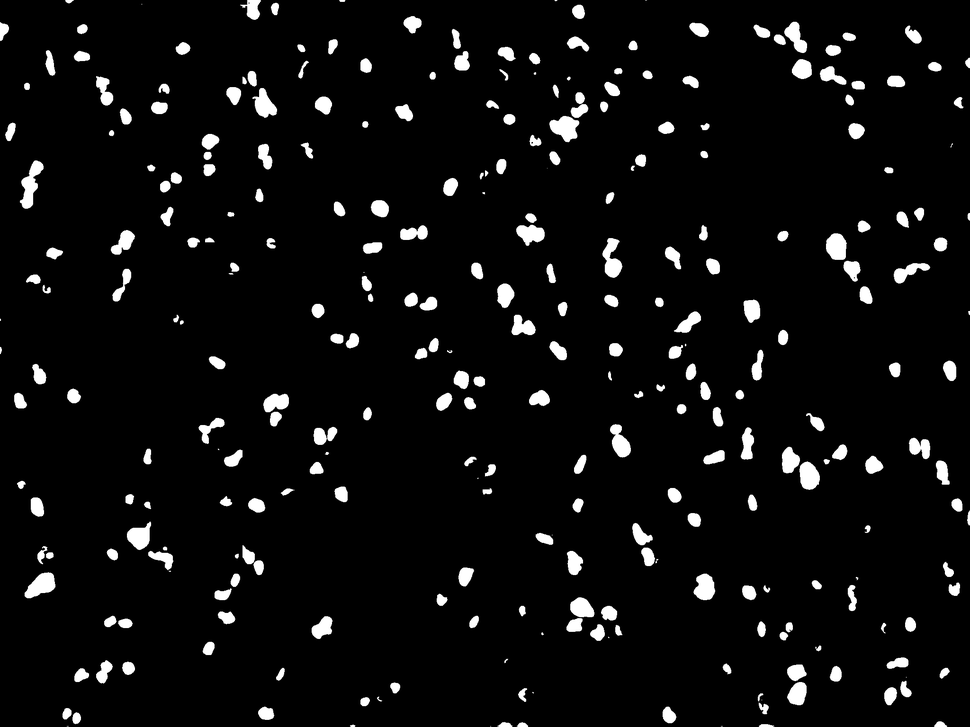
#> input picture count/ki672.png, 970 x 727 px, shrunk from 2048 x 1536 before the run
$ python -i postpro.py   (imports and definitions only)
#> lines starting #> are read from the running program, lines starting #| are printed output that depends on the picture; after the words box and inside, x2 and y2 are one past the last pixel; in counts of white or black regions, pixels touching at a corner belong together
from skimage import img_as_ubyte
from skimage.morphology import reconstruction, dilation, erosion, disk, diamond, square
import numpy as np
from skimage.measure import label
from skimage.segmentation import watershed

def PrepareProb(img, convertuint8=True, inverse=True):
    """
    Prepares the prob image for post-processing, it can convert from
    float -> to uint8 and it can inverse it if needed.
    """
    if convertuint8:
        img = img_as_ubyte(img)
    if inverse:
        img = 255 - img
    return img

def HreconstructionErosion(prob_img, h):
    """
    Performs a H minimma reconstruction via an erosion method.
    """

    def making_top_mask(x, lamb=h):
       return min(255, x + lamb)

    f = np.vectorize(making_top_mask)
    shift_prob_img = f(prob_img)

    seed = shift_prob_img
    mask = prob_img
    recons = reconstruction(
        seed, mask, method='erosion').astype(np.dtype('ubyte'))
    return recons

def find_maxima(img, convertuint8=False, inverse=False, mask=None):
    """
    Finds all local maxima from 2D image.
    """
    img = PrepareProb(img, convertuint8=convertuint8, inverse=inverse)
    recons = HreconstructionErosion(img, 1)
    if mask is None:
        return recons - img
    else:
        res = recons - img
        res[mask==0] = 0
        return res
def generate_wsl(ws):
    """
    Generates watershed line that correspond to areas of
    touching objects.
    """
    se = square(3)
    ero = ws.copy()
    ero[ero == 0] = ero.max() + 1
    ero = erosion(ero, se)
    ero[ws == 0] = 0

    grad = dilation(ws, se) - ero
    grad[ws == 0] = 0
    grad[grad > 0] = 255
    grad = grad.astype(np.uint8)
    return grad
def DynamicWatershedAlias(p_img, lamb, p_thresh=0.5):
    """
    Applies our dynamic watershed to 2D prob/dist image.
    """
    b_img = (p_img > p_thresh) + 0
    Probs_inv = PrepareProb(p_img)

    Hrecons = HreconstructionErosion(Probs_inv, lamb)
    markers_Probs_inv = find_maxima(Hrecons, mask=b_img)
    markers_Probs_inv = label(markers_Probs_inv)
    ws_labels = watershed(Hrecons, markers_Probs_inv, mask=b_img)
    arrange_label = ArrangeLabel(ws_labels)
    wsl = generate_wsl(arrange_label)
    arrange_label[wsl > 0] = 0

    return arrange_label

def PostProcess(prob_image, param=7, thresh = 0.5):
    """
    Perform DynamicWatershedAlias with some default parameters.
    """
    segmentation_mask = DynamicWatershedAlias(prob_image, param, thresh)
    return segmentation_mask

def ArrangeLabel(mat):
    """
    Arrange label image as to effectively put background to 0.
    """
    val, counts = np.unique(mat, return_counts=True)
    background_val = val[np.argmax(counts)]
    mat = label(mat, background = background_val)
    if np.min(mat) < 0:
        mat += np.min(mat)
        mat = ArrangeLabel(mat)
    return mat

>>> import cv2
>>> picture = cv2.imread('../count/ki672.png', cv2.IMREAD_GRAYSCALE)
#> picture is the input picture: shape (727, 970); min 0, max 255, mean 13.7
>>> result = PostProcess(picture)
#> in DynamicWatershedAlias, `b_img = (p_img > p_thresh) + 0`:
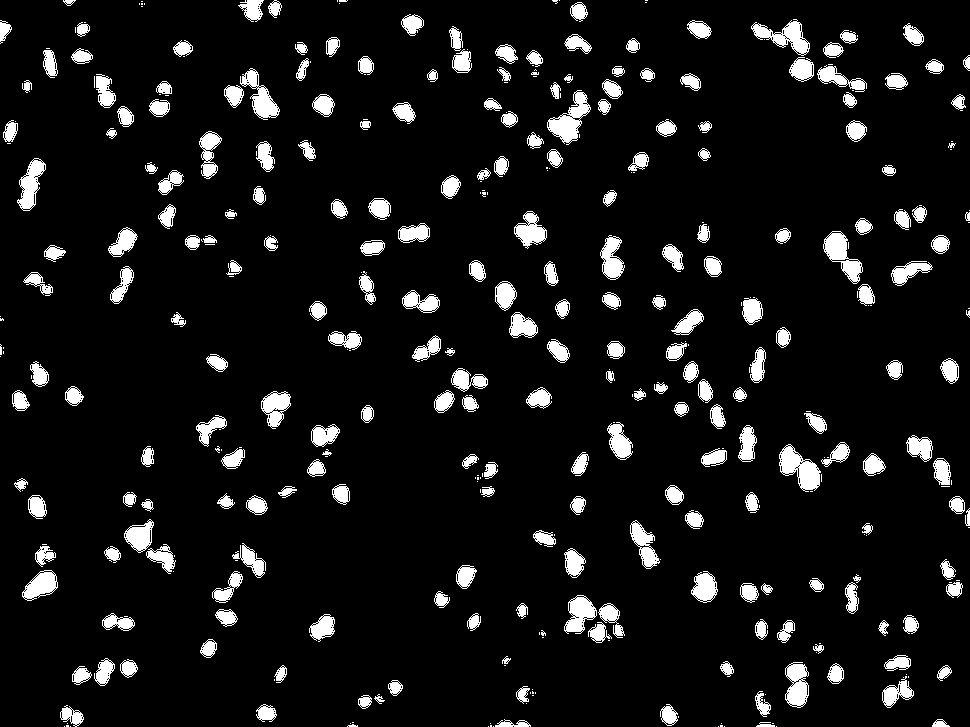
#> b_img: shape (727, 970) int64; values 0 (black) and 1 (white), 8.5% white; 392 white regions (155 under 20 px), largest, box (x1, y1, x2, y2) and area: (779, 444, 821, 492) 1028, (547, 90, 591, 145) 1015, (823, 231, 863, 284) 907
#> in HreconstructionErosion, `shift_prob_img = f(prob_img)`:
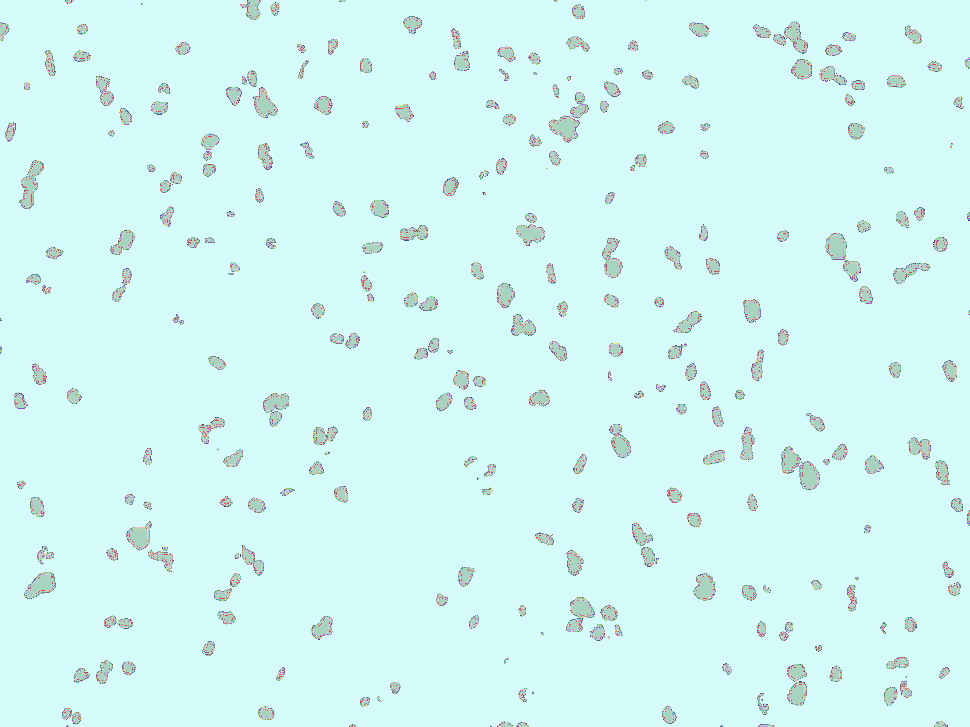
#> shift_prob_img: shape (727, 970) int64; 249 distinct labels, from 7 to 255; one colour per label, 0 black
#> call 2 of HreconstructionErosion, with h = 1
#> in HreconstructionErosion (call 2), `shift_prob_img = f(prob_img)`:
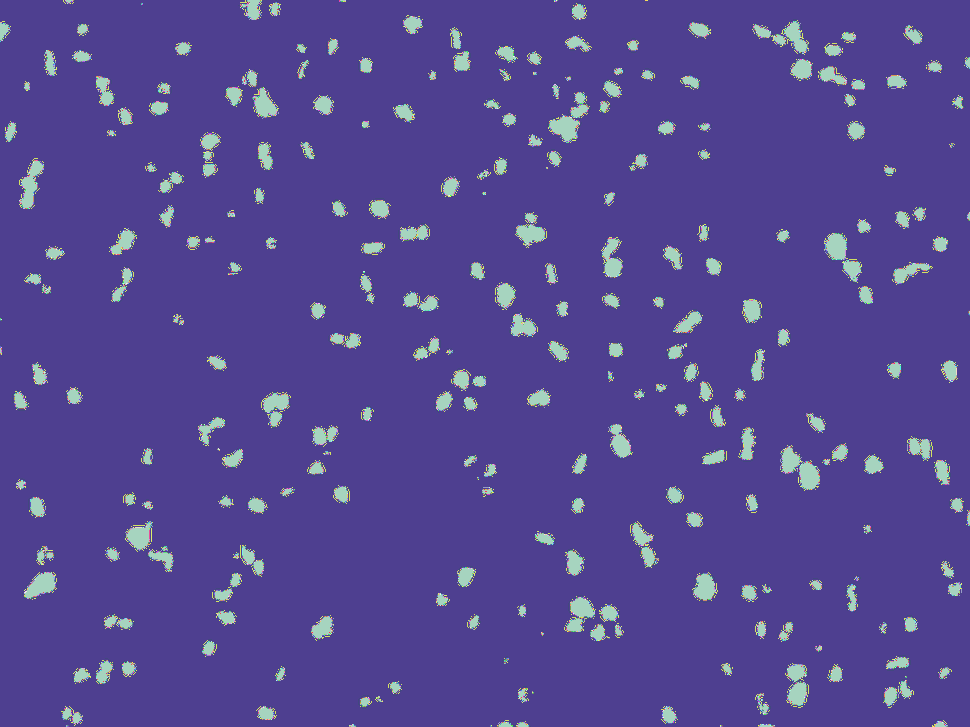
#> shift_prob_img: shape (727, 970) int64; 248 distinct labels, from 8 to 255; one colour per label, 0 black
#> in find_maxima, `res = recons - img`: res: shape (727, 970); values 0 (black) and 1 (white), 4.4% white; 311 white regions (62 under 20 px), largest, box (x1, y1, x2, y2) and area: (20, 161, 43, 208) 462, (25, 573, 55, 598) 448, (550, 117, 579, 142) 446
#> in DynamicWatershedAlias, `markers_Probs_inv = label(markers_Probs_inv)`: markers_Probs_inv: shape (727, 970) int64; 312 distinct labels, from 0 to 311
#> in DynamicWatershedAlias, `ws_labels = watershed(Hrecons, markers_Probs_inv, mask=b_img)`:
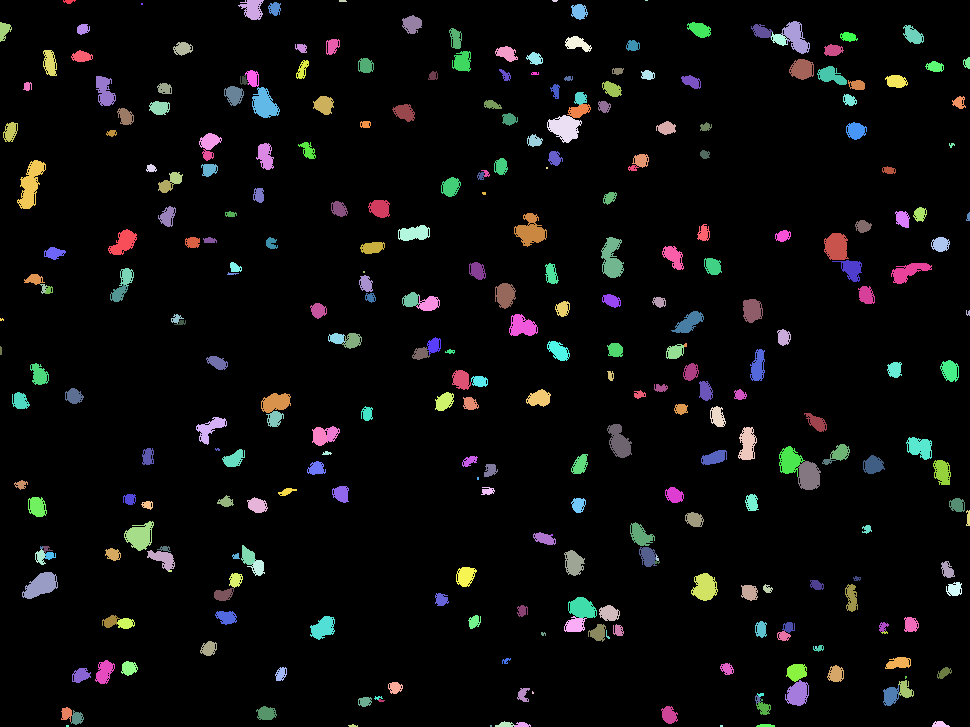
#> ws_labels: shape (727, 970) int64; 312 distinct labels, from 0 to 311; one colour per label, 0 black
#> in ArrangeLabel, `val, counts = np.unique(mat, return_counts=True)`: val = 312 values from 0 to 311; counts = 312 values, max 651754 at index 0, min 3 at index 5, mean 2260.2
#> in ArrangeLabel, `background_val = val[np.argmax(counts)]`: background_val = 0
#> in ArrangeLabel, `mat = label(mat, background = background_val)`: mat: shape (727, 970) int64; 312 distinct labels, from 0 to 311
#> in generate_wsl, `ero[ero == 0] = ero.max() + 1`: ero: shape (727, 970) int64; 312 distinct labels, from 1 to 312
#> in generate_wsl, `ero = erosion(ero, se)`:
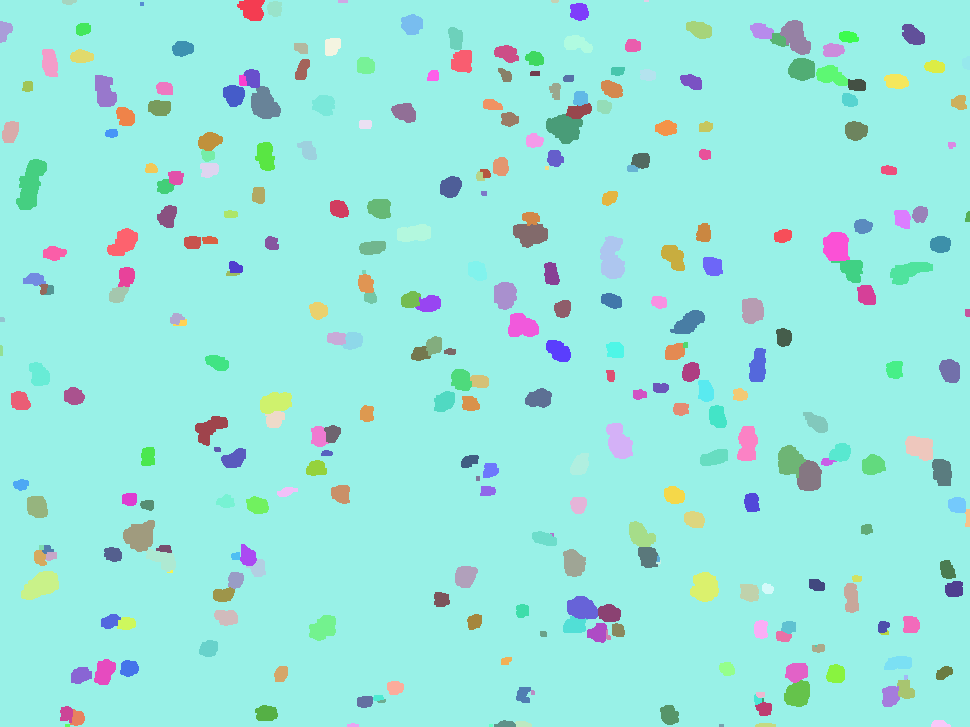
#> ero: shape (727, 970) int64; 312 distinct labels, from 1 to 312; one colour per label, 0 black
#> in generate_wsl, `ero[ws == 0] = 0`: ero: shape (727, 970) int64; 312 distinct labels, from 0 to 311
#> in generate_wsl, `grad = dilation(ws, se) - ero`: grad: shape (727, 970) int64; 312 distinct labels, from 0 to 311
#> in generate_wsl, `grad[grad > 0] = 255`: grad: shape (727, 970) int64; 0.06% white in thin lines or dots, all inside (x1, y1, x2, y2) = (39, 31, 900, 727)
#> in DynamicWatershedAlias, `arrange_label[wsl > 0] = 0`:
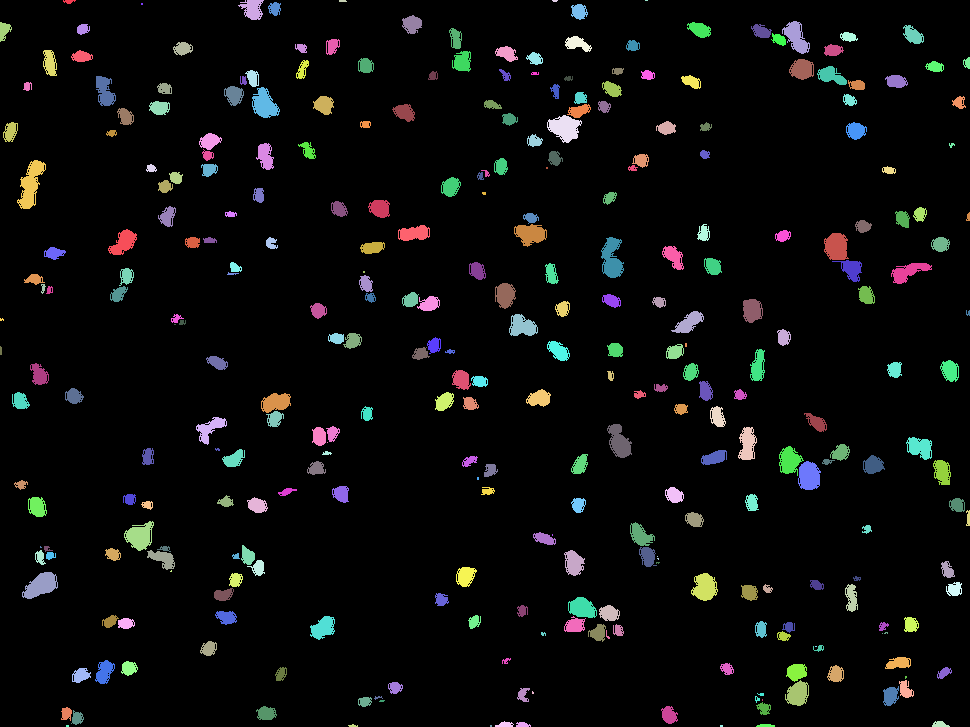
#> arrange_label: shape (727, 970) int64; 312 distinct labels, from 0 to 311; one colour per label, 0 black
